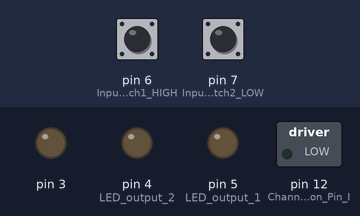
Recording of a sketch running on a simulated Arduino Uno, built with avr-gcc and run on an emulated ATmega328P. Shown: switched loads named in the sketch (green lamp = pin HIGH), output pins drawn as LEDs (lit = HIGH). Inputs (shaded band) come from the test bench; at power-on: pin 6 (Input_switch1_HIGH) LOW, pin 7 (Input_switch2_LOW) LOW.

Above: at 1.2 s.
1.3 s: pin 6 (Input_switch1_HIGH) pulled HIGH for 0.15 s
At 2.3 s:
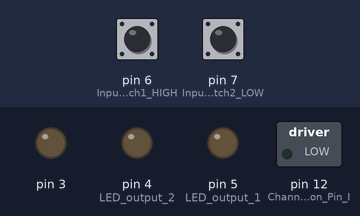
3.0 s: pin 7 (Input_switch2_LOW) pulled HIGH for 0.15 s
At 3.6 s:
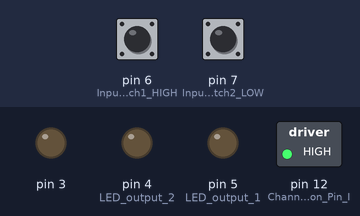
4.7 s: pin 6 (Input_switch1_HIGH) pulled HIGH for 1 s
At 5.0 s:
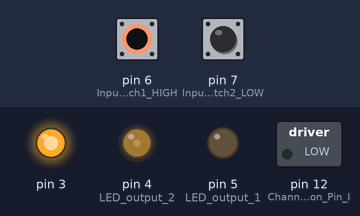
7.2 s: pin 6 (Input_switch1_HIGH) pulled HIGH for 3.2 s
At 11.6 s:
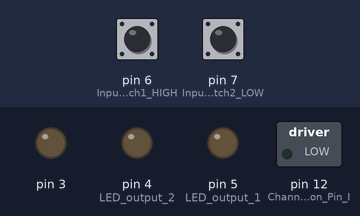
11.9 s: pin 7 (Input_switch2_LOW) pulled HIGH for 1 s
At 12.7 s:
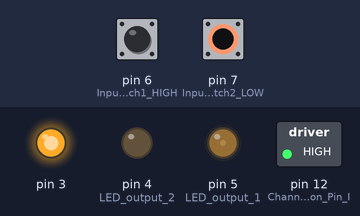
14.4 s: pin 7 (Input_switch2_LOW) pulled HIGH for 3.2 s
At 18.4 s:
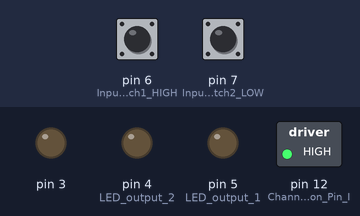
Timing chart, 0 to 19.9 s (numbered marks = the images above; inputs shaded):
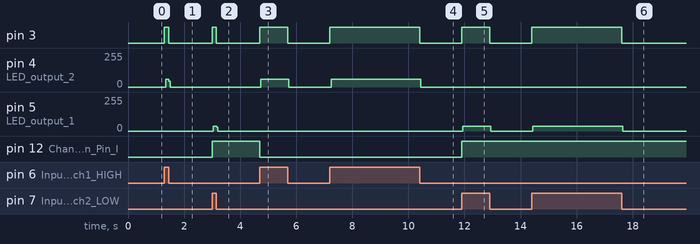

Measured:
- after the input at 1.3 s, pin 3: LOW → HIGH at once, → LOW 0.15 s later; pin 4 (LED_output_2): 0/255 → 57/255 at once, → 0/255 0.12 s later
- after the input at 3.0 s, pin 3: LOW → HIGH at once, → LOW 0.15 s later; pin 5 (LED_output_1): 0/255 → 36/255 at once, → 0/255 0.12 s later; pin 12 (Channel_A_Direction_Pin_I): LOW → HIGH at once
- after the input at 4.7 s, pin 3: LOW → HIGH at once, → LOW 1.0 s later; pin 4 (LED_output_2): 0/255 → 57/255 at once, → 0/255 1.0 s later; pin 12 (Channel_A_Direction_Pin_I): HIGH → LOW at once
- after the input at 7.2 s, pin 3: LOW → HIGH at once, → LOW 3.2 s later; pin 4 (LED_output_2): 0/255 → 57/255 at once, → 0/255 3.2 s later
- after the input at 11.9 s, pin 3: LOW → HIGH at once, → LOW 1.0 s later; pin 5 (LED_output_1): 0/255 → 36/255 at once, → 0/255 1.0 s later; pin 12 (Channel_A_Direction_Pin_I): LOW → HIGH at once
- after the input at 14.4 s, pin 3: LOW → HIGH at once, → LOW 3.2 s later; pin 5 (LED_output_1): 0/255 → 36/255 at once, → 0/255 3.2 s later

The sketch:

Controllo-attuatore-switch.ino
```cpp
//**********************************************************************
//          WELCOME THANK YOU FOR DOWNLOAD THE CODE                    *
//          MADE BY MATTIA ESPOSITO                                    *
//          https://github.com/MttEsposito                             *
//          https://www.youtube.com/channel/UCPTNOyJNd_I3DN77ojzRrug   *
//          HAVE A NICE CODING                                         *
//**********************************************************************

void setup() {
  pinMode(12,OUTPUT); //Channel A Direction Pin Initialize
  pinMode(6,INPUT); //Input switch1 HIGH
  pinMode(7,INPUT); //Input switch2 LOW
  pinMode(5,OUTPUT);  //LED output 1
  pinMode(4,OUTPUT);  //LED output 2
}

void loop() {


  // if the switch is high, motor will turn on one direction:
  if (digitalRead(7) == HIGH)
  {
    digitalWrite(12, HIGH); //Channel A Direction Forward
    analogWrite(3,255); //motor run full speed
    digitalWrite(5,HIGH); //turn led1 on
  }

  // if the switch is low, motor will turn in the other direction:
  else if(digitalRead(6) == HIGH)
  {
    digitalWrite(12, LOW); //Channel A Direction Reverse
    analogWrite(3,255); //motor run full speed
    digitalWrite(4,HIGH);//turn led2 on
  }
  else
  //third position switch set all OFF
  analogWrite(3,0); //motor speed off
  digitalWrite(5,LOW);//turn led1 off
  digitalWrite(4,LOW);//turn led2 off

}
```
